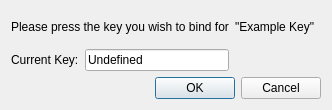
<ui version="4.0" >
 <class>KeyBinder</class>
 <widget class="QDialog" name="KeyBinder" >
  <property name="geometry" >
   <rect>
    <x>0</x>
    <y>0</y>
    <width>331</width>
    <height>110</height>
   </rect>
  </property>
  <property name="windowTitle" >
   <string>Key Binder</string>
  </property>
  <layout class="QGridLayout" >
   <item row="0" column="0" colspan="2" >
    <widget class="QLabel" name="label" >
     <property name="text" >
      <string>Please press the key you wish to bind for</string>
     </property>
    </widget>
   </item>
   <item row="1" column="0" >
    <widget class="QLabel" name="label_2" >
     <property name="text" >
      <string>Current Key:</string>
     </property>
    </widget>
   </item>
   <item row="1" column="1" >
    <widget class="QLineEdit" name="keyCode" >
     <property name="acceptDrops" >
      <bool>false</bool>
     </property>
     <property name="text" >
      <string>Undefined</string>
     </property>
     <property name="readOnly" >
      <bool>true</bool>
     </property>
    </widget>
   </item>
   <item row="2" column="0" colspan="4" >
    <widget class="QDialogButtonBox" name="buttonBox" >
     <property name="orientation" >
      <enum>Qt::Horizontal</enum>
     </property>
     <property name="standardButtons" >
      <set>QDialogButtonBox::Cancel|QDialogButtonBox::NoButton|QDialogButtonBox::Ok</set>
     </property>
    </widget>
   </item>
   <item row="0" column="2" >
    <widget class="QLabel" name="keyLabel" >
     <property name="text" >
      <string>"Example Key"</string>
     </property>
    </widget>
   </item>
   <item row="0" column="3" >
    <spacer>
     <property name="orientation" >
      <enum>Qt::Horizontal</enum>
     </property>
     <property name="sizeHint" >
      <size>
       <width>40</width>
       <height>20</height>
      </size>
     </property>
    </spacer>
   </item>
   <item row="1" column="2" colspan="2" >
    <spacer>
     <property name="orientation" >
      <enum>Qt::Horizontal</enum>
     </property>
     <property name="sizeHint" >
      <size>
       <width>40</width>
       <height>20</height>
      </size>
     </property>
    </spacer>
   </item>
  </layout>
 </widget>
 <resources/>
 <connections>
  <connection>
   <sender>buttonBox</sender>
   <signal>accepted()</signal>
   <receiver>KeyBinder</receiver>
   <slot>accept()</slot>
   <hints>
    <hint type="sourcelabel" >
     <x>248</x>
     <y>254</y>
    </hint>
    <hint type="destinationlabel" >
     <x>157</x>
     <y>274</y>
    </hint>
   </hints>
  </connection>
  <connection>
   <sender>buttonBox</sender>
   <signal>rejected()</signal>
   <receiver>KeyBinder</receiver>
   <slot>reject()</slot>
   <hints>
    <hint type="sourcelabel" >
     <x>316</x>
     <y>260</y>
    </hint>
    <hint type="destinationlabel" >
     <x>286</x>
     <y>274</y>
    </hint>
   </hints>
  </connection>
 </connections>
</ui>
